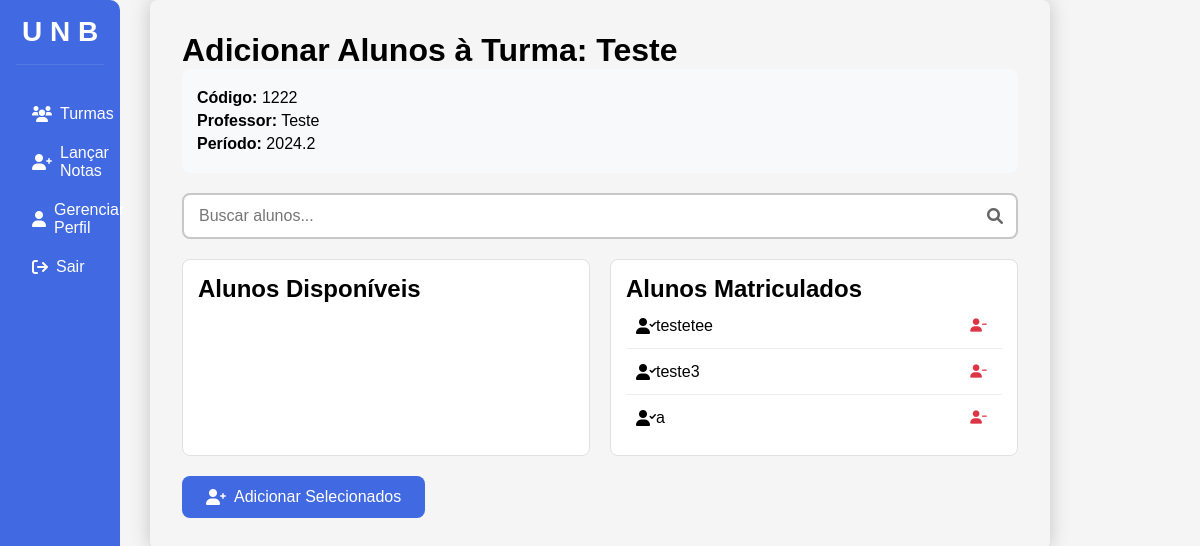
Page /professor/visualizar_turmas/alunos/1222/matricula (signed in) on the committed database.
### app.py (models this page shows)
class Turma(db.Model):
    codigo_disciplina = db.Column(db.String(100), nullable=False, primary_key=True)
    nome = db.Column(db.String(100), nullable=False)
    professor_email = db.Column(db.String(150), db.ForeignKey('user.email'), nullable=False)
    ano = db.Column(db.Integer, nullable=False)
    semestre = db.Column(db.Integer, nullable=False)
    professor = db.relationship('User', backref='turmas_ministradas', foreign_keys=[professor_email])
    alunos = db.relationship('User',
                           secondary=alunos_turmas,
                           lazy='subquery',
                           backref=db.backref('turmas', lazy=True))

class User(db.Model):
    email = db.Column(db.String(150), unique=True, nullable=False, primary_key=True)
    nome = db.Column(db.String(150), nullable=False)
    cargo = db.Column(db.String(50), nullable=False)
    senha = db.Column(db.String(150), nullable=False)

### app.py (the view, shortened to what this page needs)
@app.route('/professor/visualizar_turmas/alunos/<codigo>/matricula', methods=['GET', 'POST'])
def gerenciamento_aluno_prof(codigo):
    turma = Turma.query.get_or_404(codigo)
    alunos_matriculados = turma.alunos
    alunos_disponiveis = User.query.filter_by(cargo='Aluno').filter(
        ~User.turmas.any(Turma.codigo_disciplina == codigo)
    ).all()
    return render_template('professor/gerenciamento_aluno_prof.html',
                         turma=turma,
                         alunos_disponiveis=alunos_disponiveis,
                         alunos_matriculados=alunos_matriculados)

### templates/professor/gerenciamento_aluno_prof.html (shortened to what this page needs)
<!DOCTYPE html>
<html lang="pt-BR">
<head>
    <link rel="stylesheet" href="{{ url_for('static', filename='css/professor/gerenciamento_aluno_prof.css') }}">
    <link rel="stylesheet" href="https://cdnjs.cloudflare.com/ajax/libs/font-awesome/6.0.0-beta3/css/all.min.css">
</head>
<body>
    <div class="navbar">
        <h2>U N B</h2>
        <ul>
            <li><a href="{{ url_for('visualizar_turmas') }}"><i class="fas fa-users"></i>Turmas</a></li>
            <li><a href="#"><i class="fas fa-user-plus"></i> Lançar Notas</a></li>
            <li><a href="{{ url_for('gerenciar_perfil', email=session['email'])}}"><i class="fa-solid fa-user"></i>Gerenciar Perfil</a></li>
            <li><a href="#"><i class="fa-solid fa-arrow-right-from-bracket"></i> Sair</a></li>
        </ul>
    </div>
    <div class="container">
        <h1>Adicionar Alunos à Turma: {{ turma.nome }}</h1>
        <div class="info-turma">
            <p><strong>Código:</strong> {{ turma.codigo_disciplina }}</p>
            <p><strong>Professor:</strong> {{ turma.professor.nome }}</p>
            <p><strong>Período:</strong> {{ turma.ano }}.{{ turma.semestre }}</p>
        </div>
        <form method="POST">
            <div class="search-box">
                <input type="text" id="searchInput" placeholder="Buscar alunos...">
                <i class="fas fa-search"></i>
            </div>
            <div class="alunos-container">
                <div class="alunos-disponiveis">
                    <h2>Alunos Disponíveis</h2>
                </div>
                <div class="alunos-matriculados">
                    <h2>Alunos Matriculados</h2>
                    <div class="alunos-list">
                        {% for aluno in alunos_matriculados %}
                        <div class="aluno-item">
                            <i class="fas fa-user-check"></i>
                            {{ aluno.nome }}
                            <button type="button" class="remove-btn" onclick="removeAluno('{{ aluno.email }}')">
                                <i class="fas fa-user-minus"></i>
                            </button>
                        </div>
                        {% endfor %}
                    </div>
                </div>
            </div>
            <div class="actions">
                <button type="submit" class="submit-btn">
                    <i class="fas fa-user-plus"></i>
                    Adicionar Selecionados
                </button>
            </div>
        </form>
    </div>
</body>
</html>

### static/css/professor/gerenciamento_aluno_prof.css (style rules this page uses)
* { margin: 0; padding: 0; box-sizing: border-box; font-family: 'Arial', sans-serif; }
body { background: #f5f5f5; min-height: 100vh; }
.navbar { width: 10%; background-color: #4169E1; color: white; padding: 1rem; position: fixed; height: 100%; border-top-right-radius: 10px; border-bottom-right-radius: 10px; }
.navbar h2 { text-align: center; margin-bottom: 2rem; padding-bottom: 1rem; border-bottom: 1px solid rgba(255, 255, 255, 0.1); font-size: 28px; color: var(--white-color); min-width: 60px; text-align: center; }
.navbar ul { list-style: none; padding: 0; }
.navbar ul li { margin-bottom: 5px; }
.navbar ul li a { color: white; text-decoration: none; display: flex; align-items: center; padding: 0.5rem 1rem; transition: background-color 0.3s; border-radius: 10px; }
.navbar ul li a i { margin-right: 0.5rem; }
.container { margin-left: 250px; padding: 2rem; border-radius: 8px; box-shadow: 0 0 20px rgba(0, 0, 0, 0.2); width: 75%; margin: auto; margin-top: 0; }
.info-turma { background: #f8f9fa; padding: 15px; border-radius: 8px; margin-bottom: 20px; }
.info-turma p { margin: 5px 0; }
.search-box { position: relative; margin-bottom: 20px; }
.search-box input { width: 100%; padding: 12px 40px 12px 15px; border: 2px solid #c7c7c7; border-radius: 8px; font-size: 16px; transition: all 0.3s ease; }
.search-box i { position: absolute; right: 15px; top: 50%; transform: translateY(-50%); color: #666; }
.alunos-container { display: grid; grid-template-columns: 1fr 1fr; gap: 20px; margin-bottom: 20px; }
.alunos-disponiveis, .alunos-matriculados { background: #fff; border: 1px solid #e1e1e1; border-radius: 8px; padding: 15px; }
.alunos-list { max-height: 400px; overflow-y: auto; }
.aluno-item { display: flex; align-items: center; padding: 10px; border-bottom: 1px solid #eee; }
.aluno-item:last-child { border-bottom: none; }
.remove-btn { margin-left: auto; background: none; border: none; color: #dc3545; cursor: pointer; padding: 5px; }
.submit-btn { background-color: #4169E1; color: white; border: none; padding: 12px 24px; border-radius: 8px; cursor: pointer; font-size: 16px; display: flex; align-items: center; gap: 8px; transition: all 0.3s ease; }

### rows in the picture
Turma: nome "Teste", codigo_disciplina "1222", ano "2024", semestre "2"
User: professor.nome "Teste"
User: nome "testetee"
User: nome "teste3"
User: nome "a"
